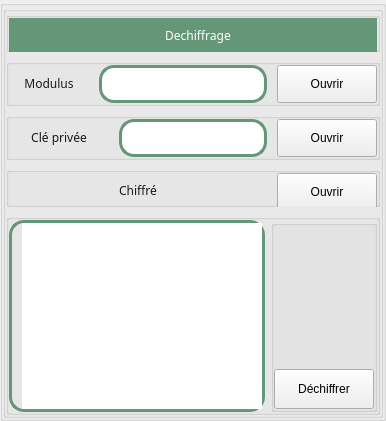
                                <widget class="QGroupBox" name="groupBox_29">
                                 <property name="title">
                                  <string/>
                                 </property>
                                 <layout class="QGridLayout" name="gridLayout_29">
                                  <property name="leftMargin">
                                   <number>0</number>
                                  </property>
                                  <property name="topMargin">
                                   <number>0</number>
                                  </property>
                                  <property name="rightMargin">
                                   <number>0</number>
                                  </property>
                                  <property name="bottomMargin">
                                   <number>0</number>
                                  </property>
                                  <item row="0" column="0">
                                   <layout class="QHBoxLayout" name="horizontalLayout_15">
                                    <property name="spacing">
                                     <number>10</number>
                                    </property>
                                    <item>
                                     <widget class="QGroupBox" name="groupBox_30">
                                      <property name="minimumSize">
                                       <size>
                                        <width>100</width>
                                        <height>0</height>
                                       </size>
                                      </property>
                                      <property name="title">
                                       <string/>
                                      </property>
                                      <layout class="QGridLayout" name="gridLayout_30">
                                       <property name="leftMargin">
                                        <number>0</number>
                                       </property>
                                       <property name="topMargin">
                                        <number>0</number>
                                       </property>
                                       <property name="rightMargin">
                                        <number>0</number>
                                       </property>
                                       <property name="bottomMargin">
                                        <number>0</number>
                                       </property>
                                       <item row="0" column="0">
                                        <layout class="QVBoxLayout" name="verticalLayout_15">
                                         <property name="spacing">
                                          <number>7</number>
                                         </property>
                                         <item>
                                          <widget class="QGroupBox" name="groupBox_31">
                                           <property name="minimumSize">
                                            <size>
                                             <width>0</width>
                                             <height>35</height>
                                            </size>
                                           </property>
                                           <property name="maximumSize">
                                            <size>
                                             <width>16777215</width>
                                             <height>40</height>
                                            </size>
                                           </property>
                                           <property name="title">
                                            <string/>
                                           </property>
                                           <layout class="QGridLayout" name="gridLayout_31">
                                            <property name="leftMargin">
                                             <number>0</number>
                                            </property>
                                            <property name="topMargin">
                                             <number>0</number>
                                            </property>
                                            <property name="rightMargin">
                                             <number>0</number>
                                            </property>
                                            <property name="bottomMargin">
                                             <number>0</number>
                                            </property>
                                            <item row="0" column="0">
                                             <layout class="QHBoxLayout" name="horizontalLayout_16">
                                              <item>
                                               <widget class="QLabel" name="label_15">
                                                <property name="minimumSize">
                                                 <size>
                                                  <width>0</width>
                                                  <height>35</height>
                                                 </size>
                                                </property>
                                                <property name="maximumSize">
                                                 <size>
                                                  <width>16777215</width>
                                                  <height>35</height>
                                                 </size>
                                                </property>
                                                <property name="styleSheet">
                                                 <string notr="true">border-width:0px;
font: 12pt &quot;Arial Black&quot;;
font-family:bold;
color: rgba(255, 255, 255,255);
padding-left:10px;
background-color: rgba(128, 135, 223,255);

background-color: rgba(100, 150, 120,255);




</string>
                                                </property>
                                                <property name="text">
                                                 <string>Dechiffrage</string>
                                                </property>
                                                <property name="alignment">
                                                 <set>Qt::AlignCenter</set>
                                                </property>
                                               </widget>
                                              </item>
                                             </layout>
                                            </item>
                                           </layout>
                                          </widget>
                                         </item>
                                         <item>
                                          <widget class="QGroupBox" name="groupBox_32">
                                           <property name="maximumSize">
                                            <size>
                                             <width>16777215</width>
                                             <height>60</height>
                                            </size>
                                           </property>
                                           <property name="title">
                                            <string/>
                                           </property>
                                           <layout class="QGridLayout" name="gridLayout_32">
                                            <property name="leftMargin">
                                             <number>0</number>
                                            </property>
                                            <property name="topMargin">
                                             <number>0</number>
                                            </property>
                                            <property name="rightMargin">
                                             <number>0</number>
                                            </property>
                                            <property name="bottomMargin">
                                             <number>0</number>
                                            </property>
                                            <item row="0" column="0">
                                             <layout class="QHBoxLayout" name="horizontalLayout_17">
                                              <property name="spacing">
                                               <number>10</number>
                                              </property>
                                              <item>
                                               <widget class="QLabel" name="label_16">
                                                <property name="minimumSize">
                                                 <size>
                                                  <width>80</width>
                                                  <height>35</height>
                                                 </size>
                                                </property>
                                                <property name="maximumSize">
                                                 <size>
                                                  <width>80</width>
                                                  <height>35</height>
                                                 </size>
                                                </property>
                                                <property name="styleSheet">
                                                 <string notr="true">border-width:0px;
font: 12pt &quot;Arial Black&quot;;
font-family:bold;
color: rgba(25, 25, 25,255);
</string>
                                                </property>
                                                <property name="text">
                                                 <string>Modulus</string>
                                                </property>
                                                <property name="alignment">
                                                 <set>Qt::AlignCenter</set>
                                                </property>
                                               </widget>
                                              </item>
                                              <item>
                                               <widget class="QLineEdit" name="lineEdit_fichier_a_dechiffre">
                                                <property name="minimumSize">
                                                 <size>
                                                  <width>0</width>
                                                  <height>38</height>
                                                 </size>
                                                </property>
                                                <property name="maximumSize">
                                                 <size>
                                                  <width>16777215</width>
                                                  <height>38</height>
                                                 </size>
                                                </property>
                                                <property name="styleSheet">
                                                 <string notr="true">border-width:0px;
font: 12pt &quot;Arial Black&quot;;
font-family:bold;
padding-left:10px;
color: rgba(25, 25, 25,255);

border-width:3px;
	border-style:solid;
	border-color:rgba(128, 135, 223,255);
	border-radius:15px;

border-color:rgba(100, 150, 120,255);
</string>
                                                </property>
                                               </widget>
                                              </item>
                                              <item>
                                               <widget class="QPushButton" name="pushButton_ouvrir_fichier_modulus">
                                                <property name="minimumSize">
                                                 <size>
                                                  <width>100</width>
                                                  <height>38</height>
                                                 </size>
                                                </property>
                                                <property name="maximumSize">
                                                 <size>
                                                  <width>100</width>
                                                  <height>16777215</height>
                                                 </size>
                                                </property>
                                                <property name="styleSheet">
                                                 <string notr="true"/>
                                                </property>
                                                <property name="text">
                                                 <string>Ouvrir</string>
                                                </property>
                                               </widget>
                                              </item>
                                             </layout>
                                            </item>
                                           </layout>
                                          </widget>
                                         </item>
                                         <item>
                                          <widget class="QGroupBox" name="groupBox_27">
                                           <property name="maximumSize">
                                            <size>
                                             <width>16777215</width>
                                             <height>60</height>
                                            </size>
                                           </property>
                                           <property name="title">
                                            <string/>
                                           </property>
                                           <layout class="QGridLayout" name="gridLayout_27">
                                            <property name="leftMargin">
                                             <number>0</number>
                                            </property>
                                            <property name="topMargin">
                                             <number>0</number>
                                            </property>
                                            <property name="rightMargin">
                                             <number>0</number>
                                            </property>
                                            <property name="bottomMargin">
                                             <number>0</number>
                                            </property>
                                            <item row="0" column="0">
                                             <layout class="QHBoxLayout" name="horizontalLayout_13">
                                              <property name="spacing">
                                               <number>10</number>
                                              </property>
                                              <item>
                                               <widget class="QLabel" name="label_14">
                                                <property name="minimumSize">
                                                 <size>
                                                  <width>100</width>
                                                  <height>35</height>
                                                 </size>
                                                </property>
                                                <property name="maximumSize">
                                                 <size>
                                                  <width>100</width>
                                                  <height>35</height>
                                                 </size>
                                                </property>
                                                <property name="styleSheet">
                                                 <string notr="true">border-width:0px;
font: 12pt &quot;Arial Black&quot;;
font-family:bold;
color: rgba(25, 25, 25,255);
</string>
                                                </property>
                                                <property name="text">
                                                 <string>Clé privée</string>
                                                </property>
                                                <property name="alignment">
                                                 <set>Qt::AlignCenter</set>
                                                </property>
                                               </widget>
                                              </item>
                                              <item>
                                               <widget class="QLineEdit" name="lineEdit_password_dechiff">
                                                <property name="minimumSize">
                                                 <size>
                                                  <width>0</width>
                                                  <height>38</height>
                                                 </size>
                                                </property>
                                                <property name="maximumSize">
                                                 <size>
                                                  <width>16777215</width>
                                                  <height>38</height>
                                                 </size>
                                                </property>
                                                <property name="styleSheet">
                                                 <string notr="true">border-width:0px;
font: 12pt &quot;Arial Black&quot;;
font-family:bold;
padding-left:10px;
color: rgba(25, 25, 25,255);

border-width:3px;
	border-style:solid;
	border-color:rgba(128, 135, 223,255);
	border-radius:15px;

border-color:rgba(100, 150, 120,255);
</string>
                                                </property>
                                               </widget>
                                              </item>
                                              <item>
                                               <widget class="QPushButton" name="pushButton_ouvrir_fichie_cle_privee">
                                                <property name="minimumSize">
                                                 <size>
                                                  <width>100</width>
                                                  <height>38</height>
                                                 </size>
                                                </property>
                                                <property name="maximumSize">
                                                 <size>
                                                  <width>100</width>
                                                  <height>16777215</height>
                                                 </size>
                                                </property>
                                                <property name="styleSheet">
                                                 <string notr="true"/>
                                                </property>
                                                <property name="text">
                                                 <string>Ouvrir</string>
                                                </property>
                                               </widget>
                                              </item>
                                             </layout>
                                            </item>
                                           </layout>
                                          </widget>
                                         </item>
                                         <item>
                                          <widget class="QGroupBox" name="groupBox_28">
                                           <property name="maximumSize">
                                            <size>
                                             <width>16777215</width>
                                             <height>40</height>
                                            </size>
                                           </property>
                                           <property name="title">
                                            <string/>
                                           </property>
                                           <layout class="QGridLayout" name="gridLayout_28">
                                            <property name="leftMargin">
                                             <number>0</number>
                                            </property>
                                            <property name="topMargin">
                                             <number>0</number>
                                            </property>
                                            <property name="rightMargin">
                                             <number>0</number>
                                            </property>
                                            <property name="bottomMargin">
                                             <number>0</number>
                                            </property>
                                            <item row="0" column="0">
                                             <layout class="QHBoxLayout" name="horizontalLayout_14">
                                              <property name="spacing">
                                               <number>10</number>
                                              </property>
                                              <item>
                                               <widget class="QLabel" name="label_18">
                                                <property name="minimumSize">
                                                 <size>
                                                  <width>100</width>
                                                  <height>35</height>
                                                 </size>
                                                </property>
                                                <property name="maximumSize">
                                                 <size>
                                                  <width>16777215</width>
                                                  <height>35</height>
                                                 </size>
                                                </property>
                                                <property name="styleSheet">
                                                 <string notr="true">border-width:0px;
font: 12pt &quot;Arial Black&quot;;
font-family:bold;
color: rgba(25, 25, 25,255);
</string>
                                                </property>
                                                <property name="text">
                                                 <string>Chiffré</string>
                                                </property>
                                                <property name="alignment">
                                                 <set>Qt::AlignCenter</set>
                                                </property>
                                               </widget>
                                              </item>
                                              <item>
                                               <widget class="QPushButton" name="pushButton_ouvrir_fichier_chiffre">
                                                <property name="minimumSize">
                                                 <size>
                                                  <width>100</width>
                                                  <height>38</height>
                                                 </size>
                                                </property>
                                                <property name="maximumSize">
                                                 <size>
                                                  <width>100</width>
                                                  <height>16777215</height>
                                                 </size>
                                                </property>
                                                <property name="styleSheet">
                                                 <string notr="true"/>
                                                </property>
                                                <property name="text">
                                                 <string>Ouvrir</string>
                                                </property>
                                               </widget>
                                              </item>
                                             </layout>
                                            </item>
                                           </layout>
                                          </widget>
                                         </item>
                                         <item>
                                          <widget class="QGroupBox" name="groupBox_2">
                                           <property name="minimumSize">
                                            <size>
                                             <width>0</width>
                                             <height>50</height>
                                            </size>
                                           </property>
                                           <property name="title">
                                            <string/>
                                           </property>
                                           <layout class="QGridLayout" name="gridLayout_20">
                                            <property name="leftMargin">
                                             <number>0</number>
                                            </property>
                                            <property name="topMargin">
                                             <number>0</number>
                                            </property>
                                            <property name="rightMargin">
                                             <number>0</number>
                                            </property>
                                            <property name="bottomMargin">
                                             <number>0</number>
                                            </property>
                                            <item row="0" column="0">
                                             <layout class="QHBoxLayout" name="horizontalLayout_2">
                                              <item>
                                               <widget class="QTextEdit" name="textEdit_fichier_a_dechiffre">
                                                <property name="styleSheet">
                                                 <string notr="true">border-width:0px;
font: 12pt &quot;Arial Black&quot;;
font-family:bold;

padding-left:10px;
color: rgba(25, 25, 25,255);

border-width:3px;
	border-style:solid;
	border-color:rgba(128, 135, 223,255);
	border-radius:15px;


border-color:rgba(100, 150, 120,255);
</string>
                                                </property>
                                                <property name="html">
                                                 <string>&lt;!DOCTYPE HTML PUBLIC &quot;-//W3C//DTD HTML 4.0//EN&quot; &quot;http://www.w3.org/TR/REC-html40/strict.dtd&quot;&gt;
&lt;html&gt;&lt;head&gt;&lt;meta name=&quot;qrichtext&quot; content=&quot;1&quot; /&gt;&lt;style type=&quot;text/css&quot;&gt;
p, li { white-space: pre-wrap; }
&lt;/style&gt;&lt;/head&gt;&lt;body style=&quot; font-family:'12'; font-size:12pt; font-weight:400; font-style:normal;&quot;&gt;
&lt;p style=&quot;-qt-paragraph-type:empty; margin-top:0px; margin-bottom:0px; margin-left:0px; margin-right:0px; -qt-block-indent:0; text-indent:0px;&quot;&gt;&lt;br /&gt;&lt;/p&gt;&lt;/body&gt;&lt;/html&gt;</string>
                                                </property>
                                               </widget>
                                              </item>
                                              <item>
                                               <widget class="QGroupBox" name="groupBox_9">
                                                <property name="minimumSize">
                                                 <size>
                                                  <width>50</width>
                                                  <height>0</height>
                                                 </size>
                                                </property>
                                                <property name="title">
                                                 <string/>
                                                </property>
                                                <layout class="QGridLayout" name="gridLayout_23">
                                                 <property name="leftMargin">
                                                  <number>0</number>
                                                 </property>
                                                 <property name="topMargin">
                                                  <number>0</number>
                                                 </property>
                                                 <property name="rightMargin">
                                                  <number>0</number>
                                                 </property>
                                                 <property name="bottomMargin">
                                                  <number>0</number>
                                                 </property>
                                                 <item row="0" column="0">
                                                  <layout class="QVBoxLayout" name="verticalLayout_8">
                                                   <item>
                                                    <widget class="QLabel" name="label_2">
                                                     <property name="text">
                                                      <string/>
                                                     </property>
                                                    </widget>
                                                   </item>
                                                   <item>
                                                    <widget class="QPushButton" name="pushButton_dechiffrer">
                                                     <property name="minimumSize">
                                                      <size>
                                                       <width>100</width>
                                                       <height>40</height>
                                                      </size>
                                                     </property>
                                                     <property name="maximumSize">
                                                      <size>
                                                       <width>100</width>
                                                       <height>40</height>
                                                      </size>
                                                     </property>
                                                     <property name="styleSheet">
                                                      <string notr="true"/>
                                                     </property>
                                                     <property name="text">
                                                      <string>Déchiffrer</string>
                                                     </property>
                                                    </widget>
                                                   </item>
                                                  </layout>
                                                 </item>
                                                </layout>
                                               </widget>
                                              </item>
                                             </layout>
                                            </item>
                                           </layout>
                                          </widget>
                                         </item>
                                        </layout>
                                       </item>
                                      </layout>
                                     </widget>
                                    </item>
                                   </layout>
                                  </item>
                                 </layout>
                                </widget>
